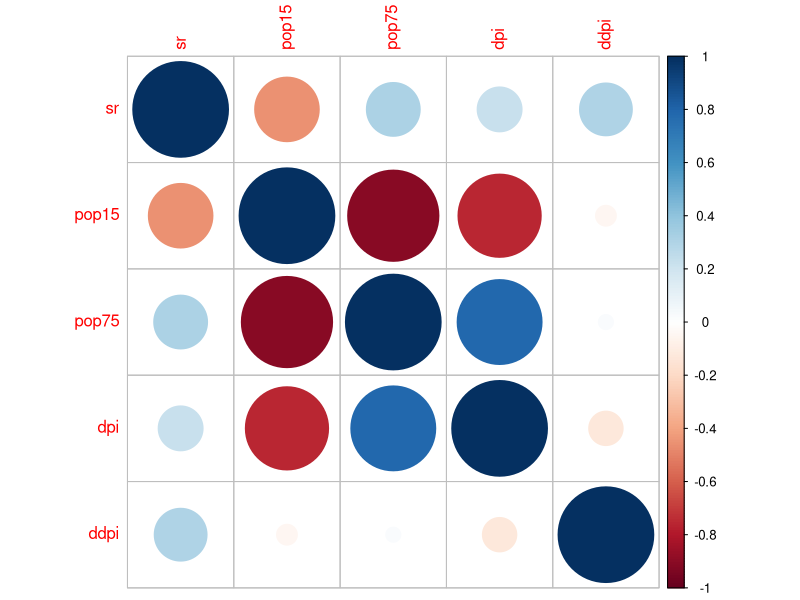
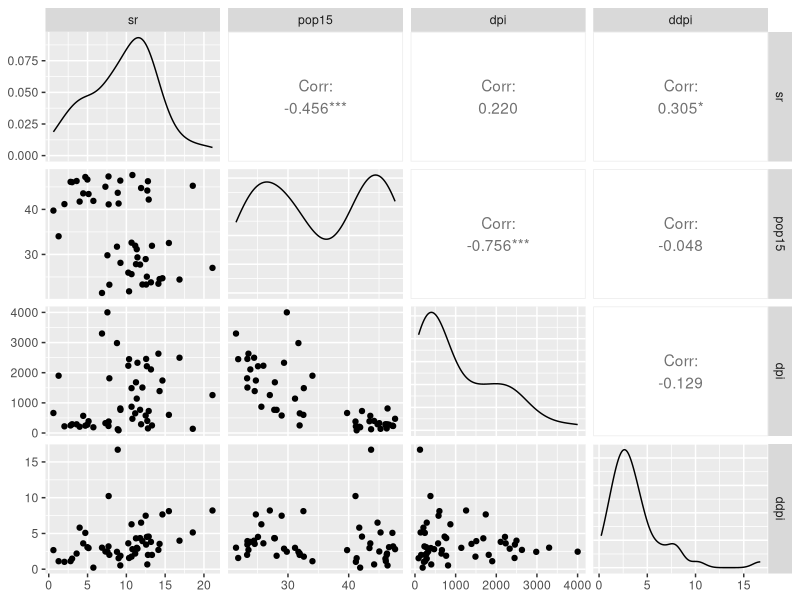
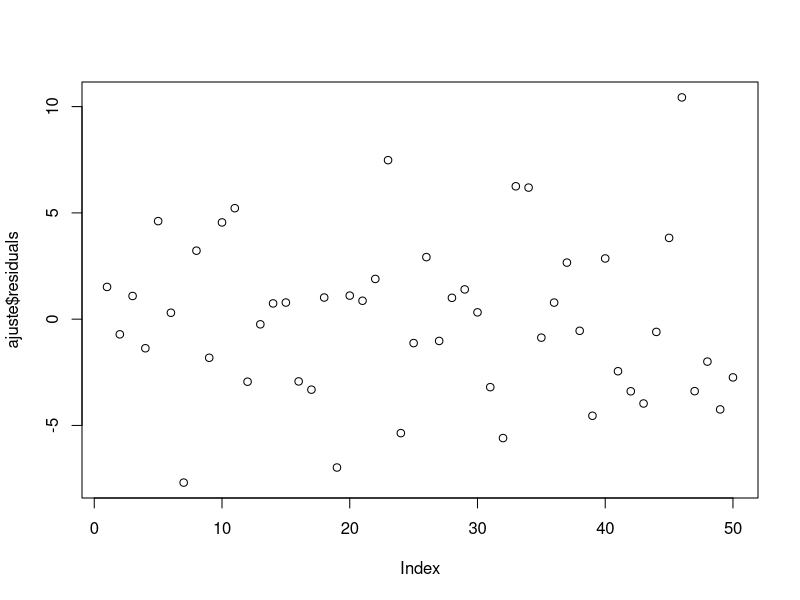

Here is the R script that generated these plots, in order:
data("LifeCycleSavings")

library(ggplot2)
library(tidyverse)
library(GGally)

library(robustbase)
library(MASS)

# Analise exploratoria

corrplot::corrplot(cor(LifeCycleSavings[,]))
ggpairs(LifeCycleSavings[, -c(3)]) 
lcs <- LifeCycleSavings[, -c(3)]

# MQO 
ajuste <- lm(sr ~ pop15 + dpi + ddpi, data = lcs)
paises <- row.names(lcs)

# Detecção de outliers

outlier <- function(fit, t_critical = 2, alpha = 0.05){
  n <- length(residuals(fit)); p <-  length(coef(fit))
  data_res <- data.frame(r_std = rstandard(fit), r_std_d = rstudent(fit))
  out_std <- which(abs(data_res$r_std) > t_critical)
  out_std_d <- which(abs(data_res$r_std_d) > qt(1 - alpha/(2), df = n - p - 1))
  out_h <- which(hatvalues(fit) > 2*p/n) 
  return(list('out_std' = out_std, 'out_std_d' = out_std_d, 'out_h' = out_h))
}

ponto_influente <- function(fit){
  n <- length(residuals(fit)); p <- length(coef(fit))
  i_dffits <- which(dffits(fit) >= 2*sqrt(p/n))
  i_dfbetas <- vector("list", length = p)
  for(j in 1:p){i_dfbetas[[j]] <- which(dfbetas(fit)[,j] >= 2/sqrt(n))}
  i_dist_cook = which(cooks.distance(fit) > qf(p = 0.5, df1 = p, df2 = n - p))
  return(list('i_dffits' = i_dffits, 'i_dfbetas' = i_dfbetas, 'i_dist_cook' = i_dist_cook))
}

plot(ajuste$residuals)
out <- outlier(ajuste, t_critical = 2)
pi <- ponto_influente(ajuste)

out_paises <- data.frame(a = c(paste(paises[out$out_std][1], 
                                     paises[out$out_std][2], 
                                     paises[out$out_std][3], sep = ', '), 
                         paste(paises[out$out_std_d][1],
                               paises[out$out_std_d][2],
                               paises[out$out_std_d][3], sep = ', '), 
                         paste(paises[out$out_h][1], 
                               paises[out$out_h][2], sep = ', ')))
row.names(out_paises) = c('\textit{Student}', 
                          '\textit{Student} Deletado', 'Valores Chapéu')
xtable::xtable(out_paises)

influentes <- data.frame(a = c(paste(paises[pi$i_dffits][1],
                                     paises[pi$i_dffits][2], sep = ', '), 
                               paste(paises[pi$i_dfbetas[[1]]][1], sep = ', '), 
                               paste(paises[pi$i_dfbetas[[2]]][1], sep = ', '),
                               paste(paises[pi$i_dfbetas[[4]]][1], sep = ', ')))
row.names(influentes) <- c('DFFITS', 'DFBETAS $\beta_{0}$',
                           'DFBETAS $\beta_{1}$', 'DFBETAS $\beta_{4}$')
xtable::xtable(influentes)

# Estimadores robustos

L1 <-lmrob.lar(y = lcs$sr, x = lcs[,-c(1)])
M <- rlm(y = lcs$sr, x = lcs[,-c(1)], psi = psi.huber)
S <- lmrob.S(x = lcs[,-c(1)], y = lcs$sr, control = lmrob.control(psi = "bisquare"))

summary_l1 <- summary(L1)
summary_m <- summary(M)
summary_s <- summary(S)
